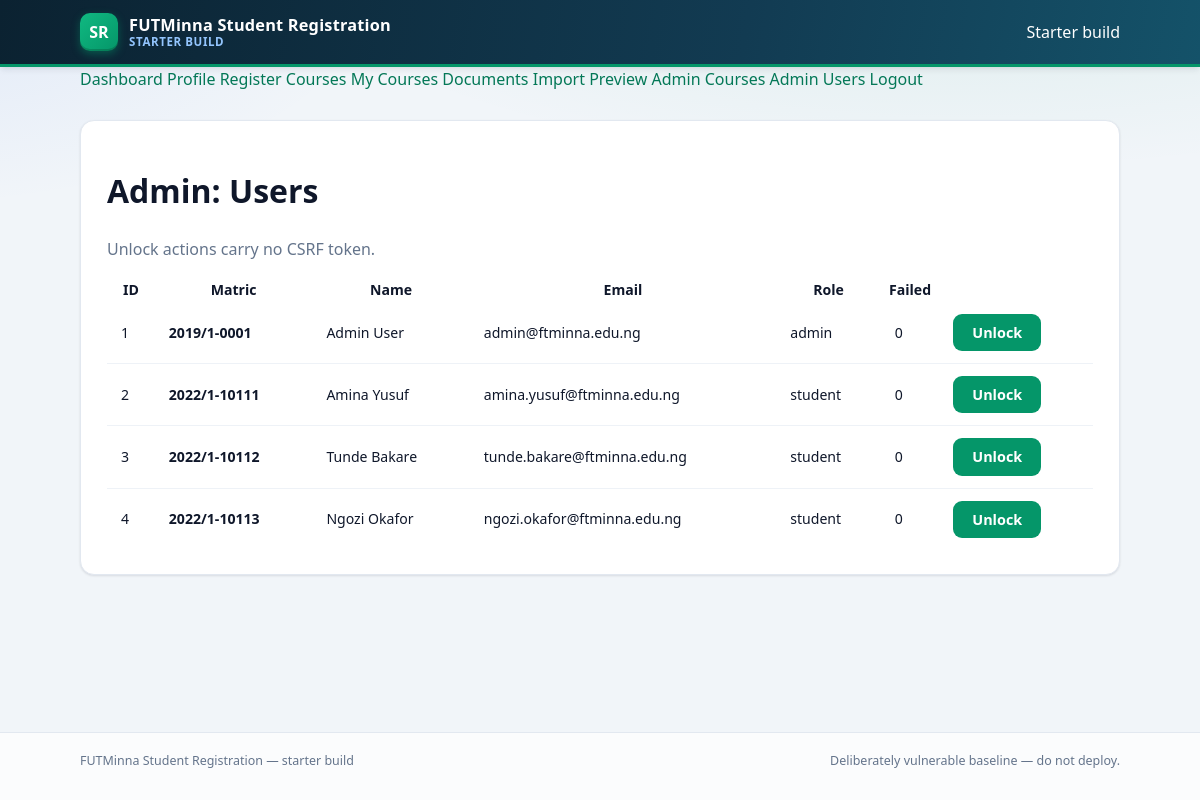
Page /vulnerable/public/admin_users.php (signed in) on the committed database.
### tables this page shows
CREATE TABLE IF NOT EXISTS users (
    id            INT UNSIGNED AUTO_INCREMENT PRIMARY KEY,
    matric_no     VARCHAR(20)  NOT NULL UNIQUE,
    full_name     VARCHAR(100) NOT NULL,
    email         VARCHAR(254) NOT NULL UNIQUE,
    password_hash VARCHAR(255) NOT NULL,
    role          ENUM('student','admin') NOT NULL DEFAULT 'student',
    phone         VARCHAR(20)  NULL,
    failed_attempts INT UNSIGNED NOT NULL DEFAULT 0,
    locked_until  DATETIME NULL,
    created_at    DATETIME NOT NULL DEFAULT CURRENT_TIMESTAMP,
    updated_at    DATETIME NOT NULL DEFAULT CURRENT_TIMESTAMP ON UPDATE CURRENT_TIMESTAMP
);

### vulnerable/public/admin_users.php (the view, shortened to what this page needs)
<?php
require __DIR__ . '/../src/config.php';
$rows = mysqli_query($conn, 'SELECT id, matric_no, full_name, email, role, failed_attempts FROM users ORDER BY id');
require __DIR__ . '/includes/header.php';
?>
<div class="card">
  <h1>Admin: Users</h1>
  <p class="muted">Unlock actions carry no CSRF token.</p>
  <table>
    <tr><th>ID</th><th>Matric</th><th>Name</th><th>Email</th><th>Role</th><th>Failed</th><th></th></tr>
    <?php while ($u = mysqli_fetch_assoc($rows)): ?>
    <tr>
      <td><?= $u['id'] ?></td>
      <td><b><?= $u['matric_no'] ?></b></td>
      <td><?= $u['full_name'] ?></td>
      <td><?= $u['email'] ?></td>
      <td><?= $u['role'] ?></td>
      <td><?= $u['failed_attempts'] ?></td>
      <td>
        <form method="post" action="admin_users.php">
          <button type="submit">Unlock</button>
        </form>
      </td>
    </tr>
    <?php endwhile; ?>
  </table>
</div>
<?php require __DIR__ . '/includes/footer.php'; ?>

### app/public/assets/style.css (style rules this page uses)
:root { --bg: #f1f5f9; --surface: #ffffff; --border: #e2e8f0; --border-soft: #eef2f7; --text: #0f172a; --muted: #64748b; --primary: #059669; --primary-dark:#047857; --primary-soft:#ecfdf5; --ink: #0b2231; --ink-soft: #123b52; --danger: #dc2626; --danger-soft: #fef2f2; --warning: #d97706; --warning-soft:#fffbeb; --info: #2563eb; --info-soft: #eff6ff; --radius: 14px; --radius-sm: 9px; --shadow-sm: 0 1px 2px rgba(15,23,42,.05), 0 1px 3px rgba(15,23,42,.06); --shadow-md: 0 4px 6px -1px rgba(15,23,42,.08), 0 2px 4px -2px rgba(15,23,42,.05); --shadow-lg: 0 12px 24px -8px rgba(15,23,42,.18); }
* { box-sizing: border-box; }
html { -webkit-text-size-adjust: 100%; }
body { margin: 0; font-family: "Segoe UI", system-ui, -apple-system, Roboto, "Helvetica Neue", Arial, sans-serif; color: var(--text); background: radial-gradient(1200px 420px at 80% -10%, rgba(5,150,105,.10), transparent 60%), radial-gradient(900px 380px at -10% 0%, rgba(37,99,235,.08), transparent 55%), var(--bg); line-height: 1.55; min-height: 100vh; display: flex; flex-direction: column; }
.card { background: var(--surface); border: 1px solid var(--border); border-radius: var(--radius); box-shadow: var(--shadow-sm); padding: 24px 26px; margin-bottom: 22px; }
.btn, button { display: inline-flex; align-items: center; justify-content: center; gap: 8px; background: var(--primary); color: #fff; border: 1px solid transparent; border-radius: var(--radius-sm); padding: 9px 18px; font-size: .9rem; font-weight: 600; font-family: inherit; cursor: pointer; transition: all .15s ease; text-decoration: none; line-height: 1.2; }
table { width: 100%; border-collapse: collapse; font-size: .88rem; background: #fff; }
tbody td { padding: 12px 14px; border-bottom: 1px solid var(--border-soft); vertical-align: middle; }
tbody tr:last-child td { border-bottom: none; }
tbody tr { transition: background .12s ease; }
.muted { color: var(--muted); }

### rows in the picture
users: id "1", matric_no "2019/1-0001", full_name "Admin User", email "admin@ftminna.edu.ng", role "admin", failed_attempts "0"
users: id "2", matric_no "2022/1-10111", full_name "Amina Yusuf", email "amina.yusuf@ftminna.edu.ng", role "student", failed_attempts "0"
users: id "3", matric_no "2022/1-10112", full_name "Tunde Bakare", email "tunde.bakare@ftminna.edu.ng", role "student", failed_attempts "0"
users: id "4", matric_no "2022/1-10113", full_name "Ngozi Okafor", email "ngozi.okafor@ftminna.edu.ng", role "student", failed_attempts "0"
